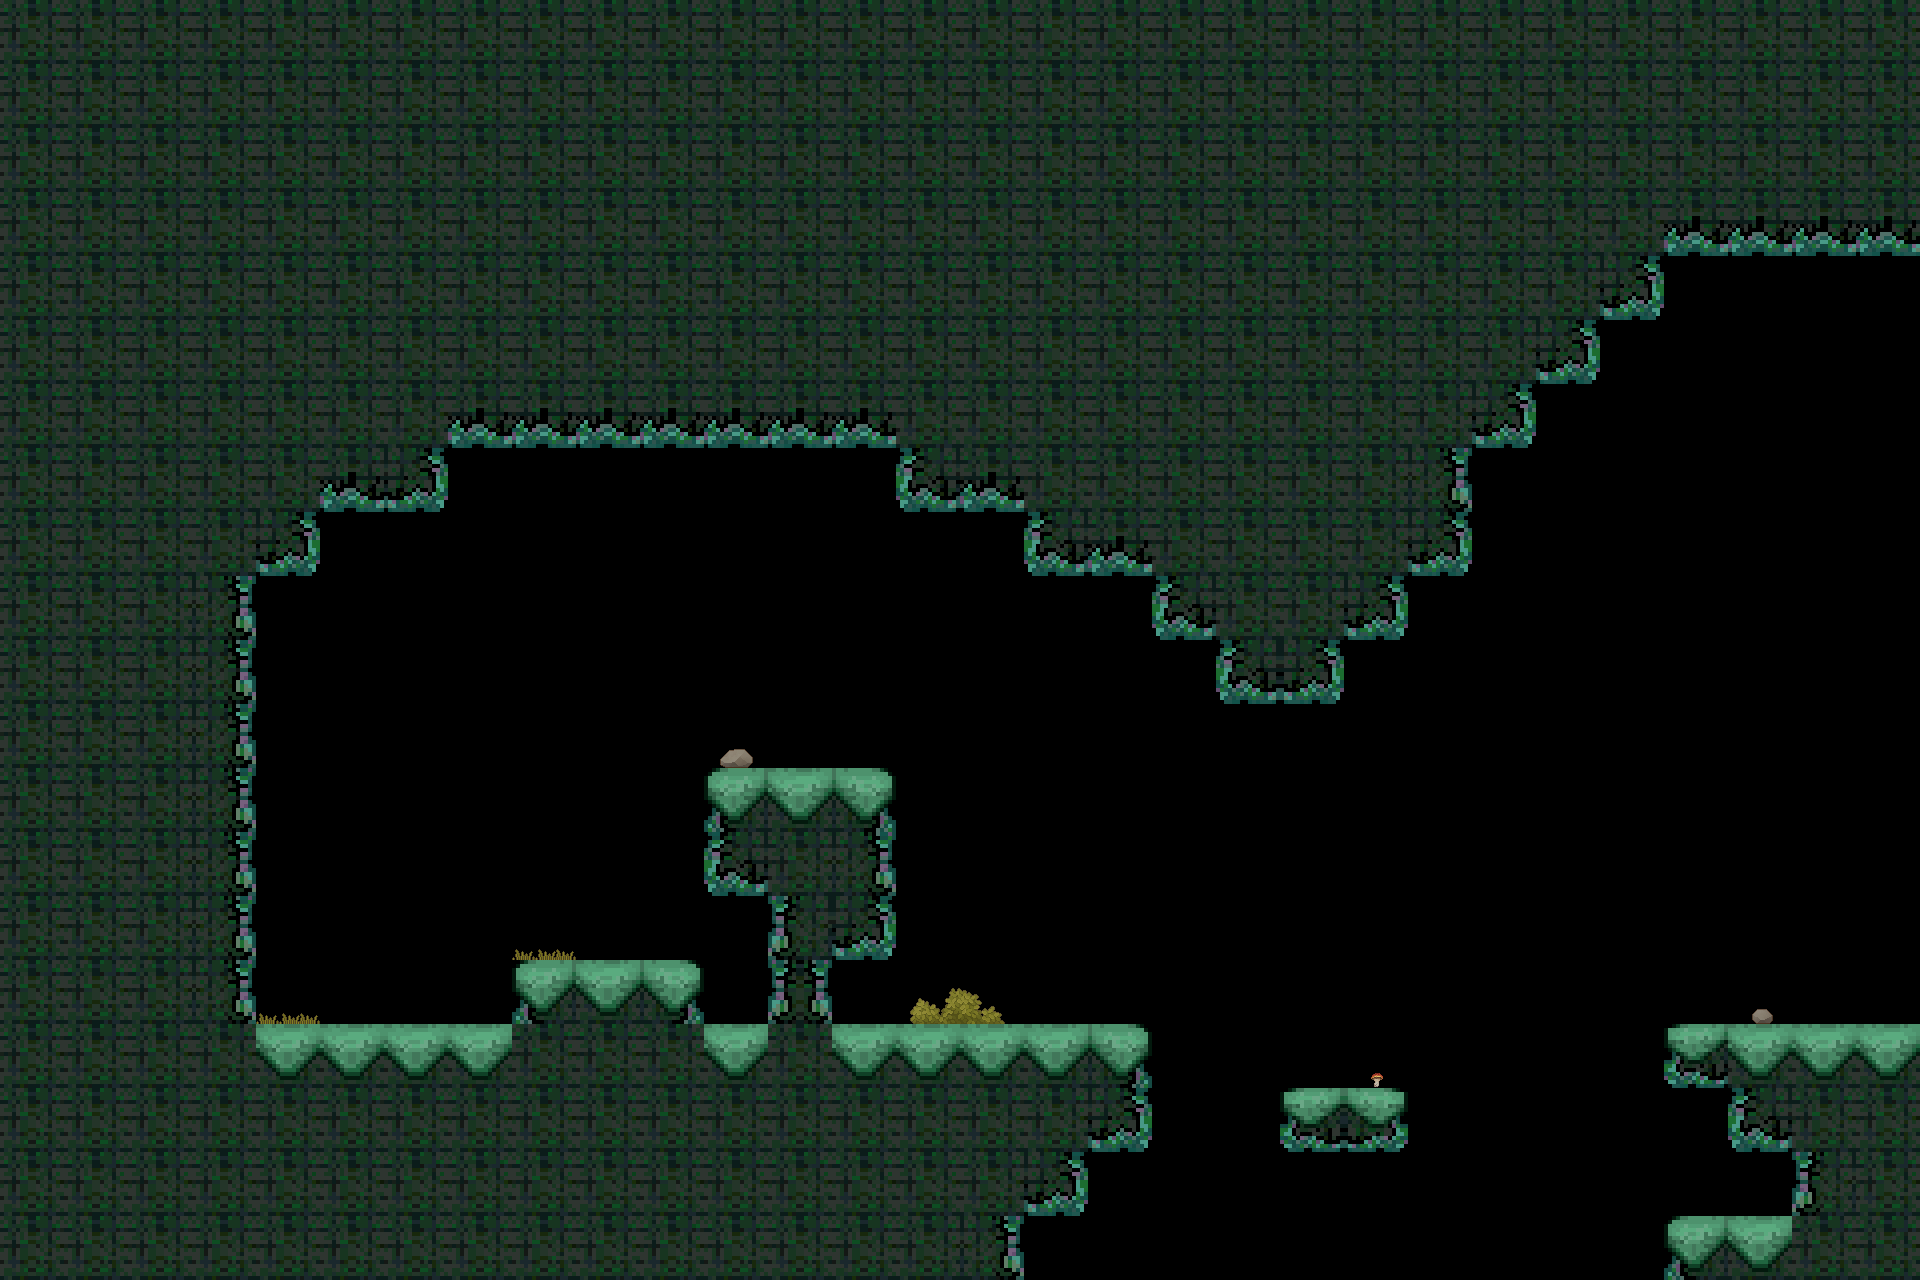

This game map was drawn from its Tiled (.tmx) file and the tilesets committed beside it. A one-line description and the full map source follow:
An orthogonal 30x20 tile map with 64x64 px tiles, 2 tile layers (tiles, deco), 2 tilesets and 7 objects (S, E, player).

<map version="1.4" tiledversion="1.4.3" orientation="orthogonal" renderorder="right-down" width="30" height="20" tilewidth="64" tileheight="64" infinite="0" nextlayerid="6" nextobjectid="22">
 <tileset firstgid="1" name="level0" tilewidth="64" tileheight="64" tilecount="16" columns="4">
  <image source="../../tileset/level0.png" width="256" height="256" />
 </tileset>
 <tileset firstgid="17" source="../deco1.tsx" />
 <layer id="1" name="tiles" width="30" height="20">
  <data encoding="csv">
6,6,6,6,6,6,6,6,6,6,6,6,6,6,6,6,6,6,6,6,6,6,6,6,6,6,6,6,6,6,
6,6,6,6,6,6,6,6,6,6,6,6,6,6,6,6,6,6,6,6,6,6,6,6,6,6,6,6,6,6,
6,6,6,6,6,6,6,6,6,6,6,6,6,6,6,6,6,6,6,6,6,6,6,6,6,6,6,6,6,6,
6,6,6,6,6,6,6,6,6,6,6,6,6,6,6,6,6,6,6,6,6,6,6,6,6,6,10,10,10,10,
6,6,6,6,6,6,6,6,6,6,6,6,6,6,6,6,6,6,6,6,6,6,6,6,6,11,0,0,0,0,
6,6,6,6,6,6,6,6,6,6,6,6,6,6,6,6,6,6,6,6,6,6,6,6,11,0,0,0,0,0,
6,6,6,6,6,6,6,10,10,10,10,10,10,10,6,6,6,6,6,6,6,6,6,11,0,0,0,0,0,0,
6,6,6,6,6,10,11,0,0,0,0,0,0,0,9,10,6,6,6,6,6,6,7,0,0,0,0,0,0,0,
6,6,6,6,11,0,0,0,0,0,0,0,0,0,0,0,9,10,6,6,6,6,11,0,0,0,0,0,0,0,
6,6,6,7,0,0,0,0,0,0,0,0,0,0,0,0,0,0,9,6,6,11,0,0,0,0,0,0,0,0,
6,6,6,7,0,0,0,0,0,0,0,0,0,0,0,0,0,0,0,9,11,0,0,0,0,0,0,0,0,0,
6,6,6,7,0,0,0,0,0,0,0,0,0,0,0,0,0,0,0,0,0,0,0,0,0,0,0,0,0,0,
6,6,6,7,0,0,0,0,0,0,0,1,2,3,0,0,0,0,0,0,0,0,0,0,0,0,0,0,0,0,
6,6,6,7,0,0,0,0,0,0,0,9,6,7,0,0,0,0,0,0,0,0,0,0,0,0,0,0,0,0,
6,6,6,7,0,0,0,0,0,0,0,0,5,11,0,0,0,0,0,0,0,0,0,0,0,0,0,0,0,0,
6,6,6,7,0,0,0,0,1,2,3,0,8,0,0,0,0,0,0,0,0,0,0,0,0,0,0,0,0,0,
6,6,6,6,2,2,2,2,6,6,6,2,6,2,2,2,2,3,0,0,0,0,0,0,0,0,13,2,2,2,
6,6,6,6,6,6,6,6,6,6,6,6,6,6,6,6,6,11,0,0,13,15,0,0,0,0,0,9,6,6,
6,6,6,6,6,6,6,6,6,6,6,6,6,6,6,6,11,0,0,0,0,0,0,0,0,0,0,0,5,6,
6,6,6,6,6,6,6,6,6,6,6,6,6,6,6,7,0,0,0,0,0,0,0,0,0,0,1,2,6,6
</data>
 </layer>
 <layer id="5" name="deco" width="30" height="20">
  <data encoding="csv">
0,0,0,0,0,0,0,0,0,0,0,0,0,0,0,0,0,0,0,0,0,0,0,0,0,0,0,0,0,0,
0,0,0,0,0,0,0,0,0,0,0,0,0,0,0,0,0,0,0,0,0,0,0,0,0,0,0,0,0,0,
0,0,0,0,0,0,0,0,0,0,0,0,0,0,0,0,0,0,0,0,0,0,0,0,0,0,0,0,0,0,
0,0,0,0,0,0,0,0,0,0,0,0,0,0,0,0,0,0,0,0,0,0,0,0,0,0,0,0,0,0,
0,0,0,0,0,0,0,0,0,0,0,0,0,0,0,0,0,0,0,0,0,0,0,0,0,0,0,0,0,0,
0,0,0,0,0,0,0,0,0,0,0,0,0,0,0,0,0,0,0,0,0,0,0,0,0,0,0,0,0,0,
0,0,0,0,0,0,0,0,0,0,0,0,0,0,0,0,0,0,0,0,0,0,0,0,0,0,0,0,0,0,
0,0,0,0,0,0,0,0,0,0,0,0,0,0,0,0,0,0,0,0,0,0,0,0,0,0,0,0,0,0,
0,0,0,0,0,0,0,0,0,0,0,0,0,0,0,0,0,0,0,0,0,0,0,0,0,0,0,0,0,0,
0,0,0,0,0,0,0,0,0,0,0,0,0,0,0,0,0,0,0,0,0,0,0,0,0,0,0,0,0,0,
0,0,0,0,0,0,0,0,0,0,0,0,0,0,0,0,0,0,0,0,0,0,0,0,0,0,0,0,0,0,
0,0,0,0,0,0,0,0,0,0,0,22,0,0,0,0,0,0,0,0,0,0,0,0,0,0,0,0,0,0,
0,0,0,0,0,0,0,0,0,0,0,0,0,0,0,0,0,0,0,0,0,0,0,0,0,0,0,0,0,0,
0,0,0,0,0,0,0,0,0,0,0,0,0,0,0,0,0,0,0,0,0,0,0,0,0,0,0,0,0,0,
0,0,0,0,0,0,0,0,32,0,0,0,0,0,0,0,0,0,0,0,0,0,0,0,0,0,0,0,0,0,
0,0,0,0,32,0,0,0,0,0,0,0,0,0,20,21,0,0,0,0,0,0,0,0,0,0,0,24,0,0,
0,0,0,0,0,0,0,0,0,0,0,0,0,0,0,0,0,0,0,0,0,34,0,0,0,0,0,0,0,0,
0,0,0,0,0,0,0,0,0,0,0,0,0,0,0,0,0,0,0,0,0,0,0,0,0,0,0,0,0,0,
0,0,0,0,0,0,0,0,0,0,0,0,0,0,0,0,0,0,0,0,0,0,0,0,0,0,0,0,0,0,
0,0,0,0,0,0,0,0,0,0,0,0,0,0,0,0,0,0,0,0,0,0,0,0,0,0,0,0,0,0
</data>
 </layer>
 <objectgroup id="3" name="conx">
  <object id="17" name="S" x="1024" y="1216" width="640" height="64" />
  <object id="18" name="E" x="1856" y="256" width="64" height="768" />
 </objectgroup>
 <objectgroup id="4" name="spawns">
  <object id="11" name="player" x="384" y="960">
   <point />
  </object>
 </objectgroup>
 <objectgroup id="2" name="collision">
  <object id="8" x="0" y="0">
   <polygon points="0,0 1920,0 1920,256 1664,256 1664,320 1600,320 1600,384 1536,384 1536,448 1472,448 1472,576 1408,576 1408,640 1344,640 1344,704 1216,704 1216,640 1152,640 1152,576 1024,576 1024,512 896,512 896,448 448,448 448,512 320,512 320,576 256,576 256,1024 512,1024 512,960 704,960 704,1024 768,1024 768,896 704,896 704,768 896,768 896,960 832,960 832,1024 1152,1024 1152,1152 1088,1152 1088,1216 1024,1216 1024,1280 0,1280" />
  </object>
  <object id="9" x="1280" y="1088">
   <polygon points="0,0 128,0 128,64 0,64" />
  </object>
  <object id="10" x="1664" y="1024">
   <polygon points="0,0 256,0 256,256 0,256 0,192 128,192 128,128 64,128 64,64 0,64" />
  </object>
  <object id="21" x="32" y="32">
   <polygon points="0,0 1856,0 1856,1216 0,1216" />
  </object>
 </objectgroup>
</map>
